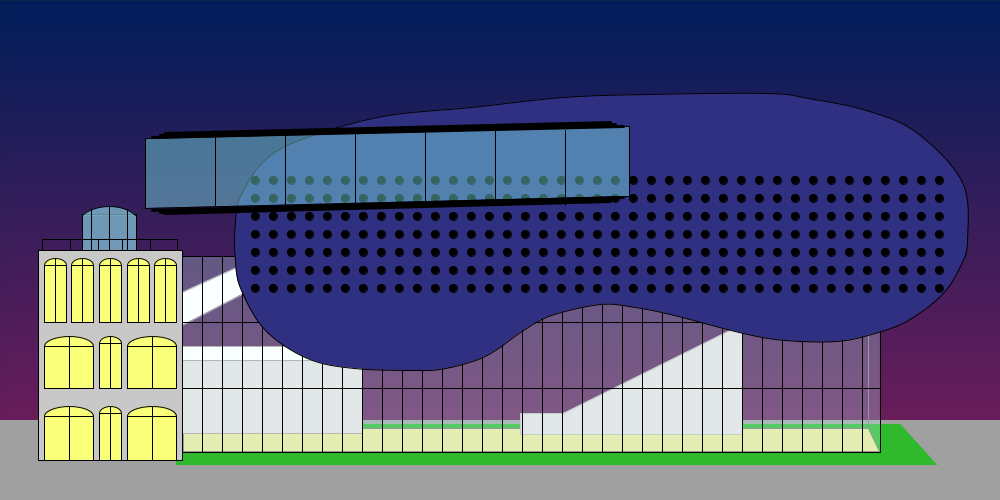
Frame 1 (no input)
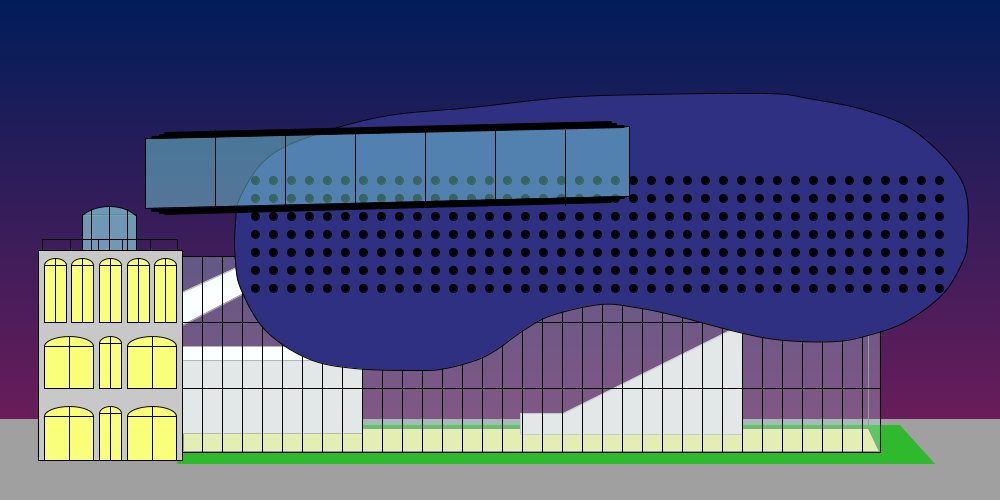
Frame 60 (the mouse pressed at the canvas centre just before this capture)
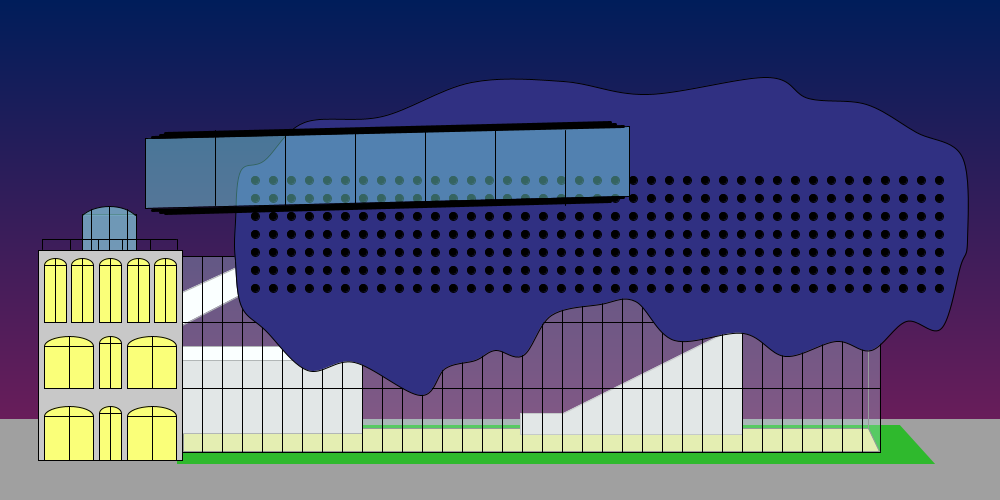
Frame 120 (the mouse held since frame 60 and released just before this capture)

The Processing sketch that drew these frames (run headless with seeded random() and noise(); from frame 60 on, the mouse is pressed at the canvas centre):

// Processing sketch: processing_107375
// ── processing_107375.pde

int value=0;

void setup() {
  size (1000,500);
}

void draw() {
//-----------------------------------------------------------
/*FUNDO*/
background(9,39,67);
  for (int b=1; b<1000; b=b+1){
  stroke(b/4,29,90);
  line(0,b,1000,b);
} 
//-----------------------------------------------------------
/*CHÃO*/
  stroke(160);
  fill(160);
  rect(0,420,1000,81);
  fill(47,185,45);//grama
  quad(175,423,175,465,938,465,900,423);
//-----------------------------------------------------------
/*HALL DE VIDRO*/
  stroke(0);
  fill(207,250,249,60);
  strokeWeight(1);
  rect(182,256,880-182,452-256);//CUBO
  
  stroke(150);
  fill(232,237,175);
  quad(183,428,183,451,879,451,868,428);//CHÃO
  line(868,428,868,240);
  
  stroke(180);
  fill(255);
  quad(182,292,296,240,346,240,182,325);//PASSAGENS
  rect(182,346,362-182,370-347);
  fill(230);
  rect(182,360,363-183,428-355);
  
  stroke(200);
  triangle(521,434,742,324,742,434);//ESCADA
  rect(520,413,561-519,434-413);
  
/*VIDRO DA FRENTE*/
  noStroke();
  fill(134,255,248,10);
  rect(183,257,880-184,451-257);
  
/*GRADEADO VIDRO FRENTE*/
  stroke(0);
  for (int x=182; x<880; x=x+20) {
  line(x, 256, x,452);
  }
  for (int y=256; y<452; y=y+66) {
  line(182, y, 880,y);
  }
  
//-----------------------------------------------------------
/*SACADA EDIFICIO LATERAL*/
stroke(0);
fill(150,238,247,150);
  rect(82,214,136-82,250-214);
  arc(109,224,142-80,240-205,PI+PI/6,TWO_PI-PI/6,OPEN);
  line(91,209,91,250);
  line(109,206,109,250);
  line(127,209,127,250);
  
/*GUARDA-CORPO*/  
  line(42,239,176,239);
  line(42,239,42,249);
  
  pushMatrix();
   translate(28, 0);
  line(42,239,42,249);
   translate(28, 0);
  line(42,239,42,249);
   translate(24, 0);
  line(42,239,42,249);
   translate(28, 0);
  line(42,239,42,249);
   translate(27, 0);
  line(42,239,42,249);
  popMatrix();
  
//-----------------------------------------------------------
/*EDIFICIO LATERAL*/
  stroke(0);
  fill(200);
  rect(38,250,182-38,460-250);
  
/*2º ANDAR*/
  fill(250,255,121);
  rect(44,265,67-45,322-265);
  arc(55,265,66-44,272-258,PI,TWO_PI,OPEN);
  line(55,258,55,322);
 
    pushMatrix();
  translate(27, 0);
  rect(44,265,66-44,322-265);
  arc(55,265,66-44,272-258,PI,TWO_PI,OPEN);
  line(55,258,55,322);
  
    translate(28, 0);
  rect(44,265,66-44,322-265);
  arc(55,265,66-44,272-258,PI,TWO_PI,OPEN);
  line(55,258,55,322);
  
    translate(28, 0);
  rect(44,265,66-44,322-265);
  arc(55,265,66-44,272-258,PI,TWO_PI,OPEN);
  line(55,258,55,322);
  
    translate(27, 0);
  rect(44,265,66-44,322-265);
  arc(55,265,66-44,272-258,PI,TWO_PI,OPEN);
  line(55,258,55,322);
    popMatrix();
  
/*1º ANDAR*/
  rect(44,346,93-44,388-346); 
  arc(69,346,93-44,358-338,PI,TWO_PI,OPEN); 
  line(69,336,69,388);
   pushMatrix();
   
    translate(83, 0);
  rect(44,346,93-44,388-346);
  arc(69,346,93-44,358-338,PI,TWO_PI,OPEN); 
  line(69,336,69,388);
    popMatrix();
    
  rect(99,343,120-98,388-343); 
  arc(110,343,120-98,348-334,PI,TWO_PI,OPEN); 
  line(110,336,110,388);
  
/*TÉRREO*/
  rect(44,416,93-44,388-344); 
  arc(69,416,93-44,358-338,PI,TWO_PI,OPEN); 
  line(69,406,69,460);
  
   pushMatrix();
    translate(83, 0);
  rect(44,416,93-44,388-344); 
  arc(69,416,93-44,358-338,PI,TWO_PI,OPEN); 
  line(69,406,69,460);
    popMatrix();
    
  rect(99,413,120-98,388-341); 
  arc(110,413,120-98,348-334,PI,TWO_PI,OPEN); 
  line(110,406,110,460);

//-----------------------------------------------------------
/*BOLHA*/
fill(48,48,130);
beginShape();
curveVertex(235,221);
curveVertex(235,261);
curveVertex(241,290+mouseY/15);
curveVertex(265,330);
curveVertex(307,358+mouseY/20);
curveVertex(354,368-mouseY/40);
curveVertex(420,370+mouseY/10);
curveVertex(445,368);
curveVertex(475,360);
curveVertex(495,350);
curveVertex(523,330+mouseY/10);
curveVertex(551,315);
curveVertex(600,304);
curveVertex(635,307-mouseY/40);
curveVertex(674,315+mouseY/10);
curveVertex(743,333);
curveVertex(785,340+mouseY/15);
curveVertex(836,341);
curveVertex(871,334+mouseY/15);
curveVertex(906,321);
curveVertex(941,295+mouseX/15);
curveVertex(960,266);
curveVertex(967,240);
curveVertex(962,182-mouseY/10);
curveVertex(916,132);
curveVertex(866,110-mouseY/40);
curveVertex(808,98);
curveVertex(767,93-mouseY/15);
curveVertex(647,94);
curveVertex(563,97-mouseY/15);
curveVertex(471,107-mouseY/10);
curveVertex(382,116);
curveVertex(304,138-mouseY/15);
curveVertex(264,160);
curveVertex(240,196-mouseY/10);
curveVertex(235,221);
curveVertex(235,260);
curveVertex(246,311);
endShape();

//-----------------------------------------------------------
/*LAMPADAS E MIRANTE*/
  fill(value);//LAMPADAS
  for(int c=255;c<945;c=c+18){
    for(int d=180;d<300;d=d+18){
    ellipse(c,d,8,8);};}

  fill(134,255,248,100);//MIRANTE
  quad(145,138,145,208,629,196,629,126);
  int a=5;
  for (int z=145+70; z<629; z=z+70) {
  line(z, 135-a, z,210-a);
  }
  
strokeWeight(3);
line(152,210,623,197);
line(160,212,615,199);
line(165,213,610,201);

line(152,137,623,126);
line(160,135,615,124);
line(165,133,610,122);}

//-----------------------------------------------------------
/*ANIMAÇAÃO LAMPADAS*/
void mouseDragged() {
  value = value + 25;
  if (value > 255) 
     {value = 0;}
}
